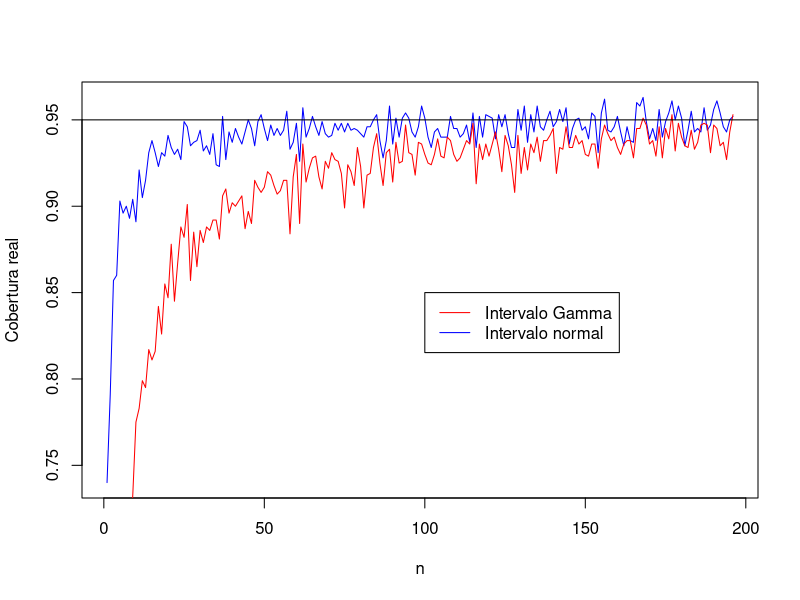
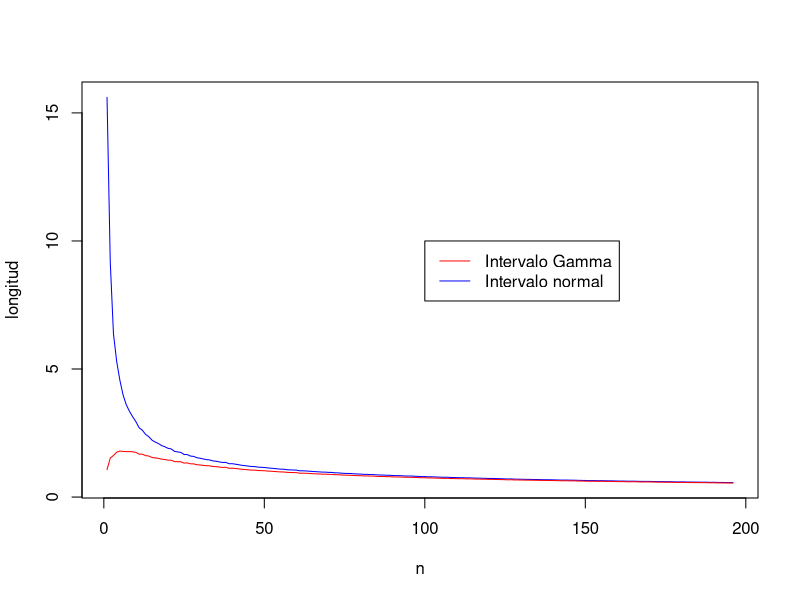

Here is the R script that generated these plots, in order:
set.seed(1)

NG<-1000 ## iteraciones
n<-seq(5,200,1)

cont_N<-rep(0,length(n))
cont_G<-rep(0,length(n))

l_N<-rep(NA,length(n))
l_G<-rep(NA,length(n))

theta<-2
alpha<-0.05

for(k in 1:length(n)){
aux_N<-rep(NA,NG)
aux_G<-rep(NA,NG)
for(i in 1:NG){
dato<-rexp(k,1/theta)
inf_N<-mean(dato)*sqrt(n[k])/(qnorm(1-alpha/2)+sqrt(n[k]))
sup_N<-mean(dato)*sqrt(n[k])/(-qnorm(1-alpha/2)+sqrt(n[k]))
aux_N[i]<-sup_N-inf_N

inf_G<-sum(dato)/qgamma(1-alpha/2,shape=n[k],scale=1)
sup_G<-sum(dato)/qgamma(alpha/2,shape=n[k],scale=1)
aux_G[i]<-sup_G-inf_G

if(inf_N<theta&&theta<sup_N){cont_N[k]<-cont_N[k]+1}
if(inf_G<theta&&theta<sup_G){cont_G[k]<-cont_G[k]+1}
}
l_N[k]<-mean(aux_N)
l_G[k]<-mean(aux_G)
}
cont_N
cont_G

plot(cont_N/NG,type="l",col="blue",ylab="Cobertura real",xlab="n")
lines(cont_G/NG,col="red")
abline(0.95,0)
legend(100,0.85,c("Intervalo Gamma", "Intervalo normal"),lty=c(1,1),col=c("red","blue"))

plot(l_N,type="l",col="blue",xlab="n",ylab="longitud")
lines(l_G,col="red")
legend(100,10,c("Intervalo Gamma", "Intervalo normal"),lty=c(1,1),col=c("red","blue"))
